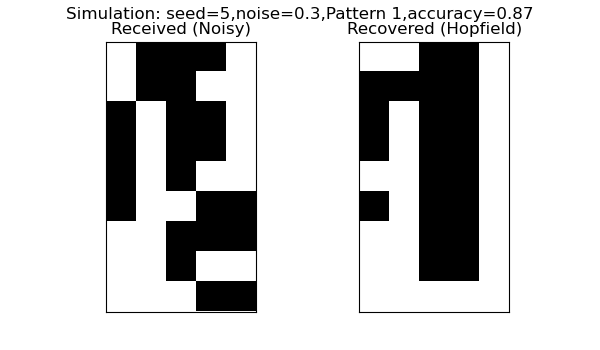
#> input picture hw03/Pseudoinverse/Pseudoinverse_0.3/sim_1.png, 600 x 350 px, found by its file name; its folder holds 4 pictures in this run
$ python picture.py
#> lines starting #> are read from the running program, lines starting #| are printed output that depends on the picture
import os
from PIL import Image

# 設定資料夾路徑和檔名開頭
folder_path = 'Pseudoinverse_0.3'  # 依你實際資料夾修改
filename_prefix = 'sim'  # 例如 "pattern"，依你實際檔案命名修改

# 讀取所有指定開頭的 png 檔，排序
file_list = [f for f in os.listdir(folder_path)
             if f.startswith(filename_prefix) and f.endswith('.png')]
file_list = sorted(file_list)[:12]  # 最多取12張

# 讀入12張圖片
images = [Image.open(os.path.join(folder_path, fname)) for fname in file_list]
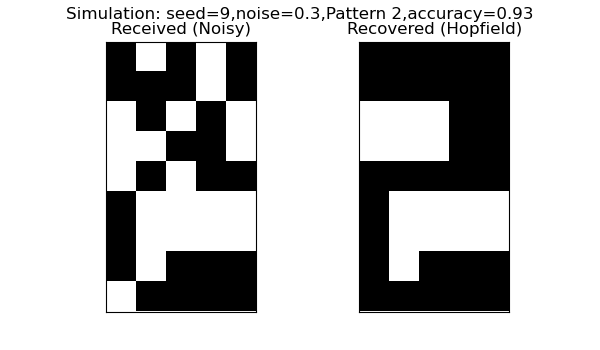
#> input picture hw03/Pseudoinverse/Pseudoinverse_0.3/sim_2.png, 600 x 350 px, found by its file name
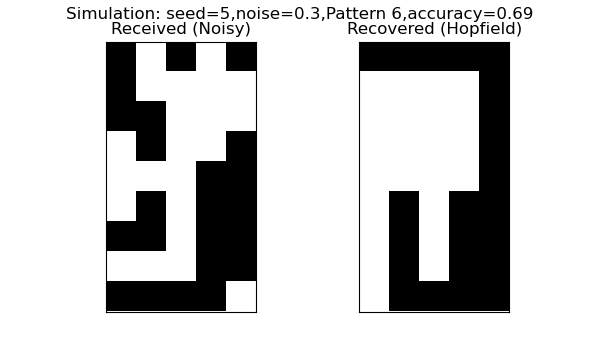
#> input picture hw03/Pseudoinverse/Pseudoinverse_0.3/sim_6.png, 600 x 350 px, found by its file name
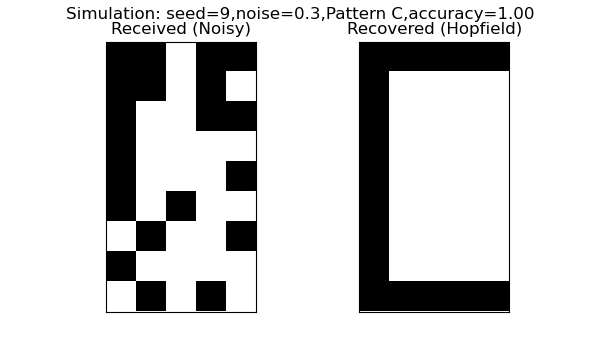
#> input picture hw03/Pseudoinverse/Pseudoinverse_0.3/sim_C.png, 600 x 350 px, found by its file name

# 取得單張圖片大小
img_width, img_height = images[0].size
#> img_width = 600; img_height = 350

# 設定合成圖的尺寸（3 列 4 行）
grid_cols, grid_rows = 3, 4
result_width = img_width * grid_cols
#> result_width = 1800
result_height = img_height * grid_rows
#> result_height = 1400

# 建立空白大圖
result_img = Image.new('RGB', (result_width, result_height), color=(255, 255, 255))
#> result_img: PIL image 1800x1400 RGB; every value is 255

# 貼上每張圖片到對應位置
for idx, img in enumerate(images):
    row = idx // grid_cols
    col = idx % grid_cols
    x = col * img_width
    y = row * img_height
    result_img.paste(img, (x, y))
#> this loop made 4 passes
#> (row, col, x, y) on passes 1 to 4: (0, 0, 0, 0), (0, 1, 600, 0), (0, 2, 1200, 0), (1, 0, 0, 350)
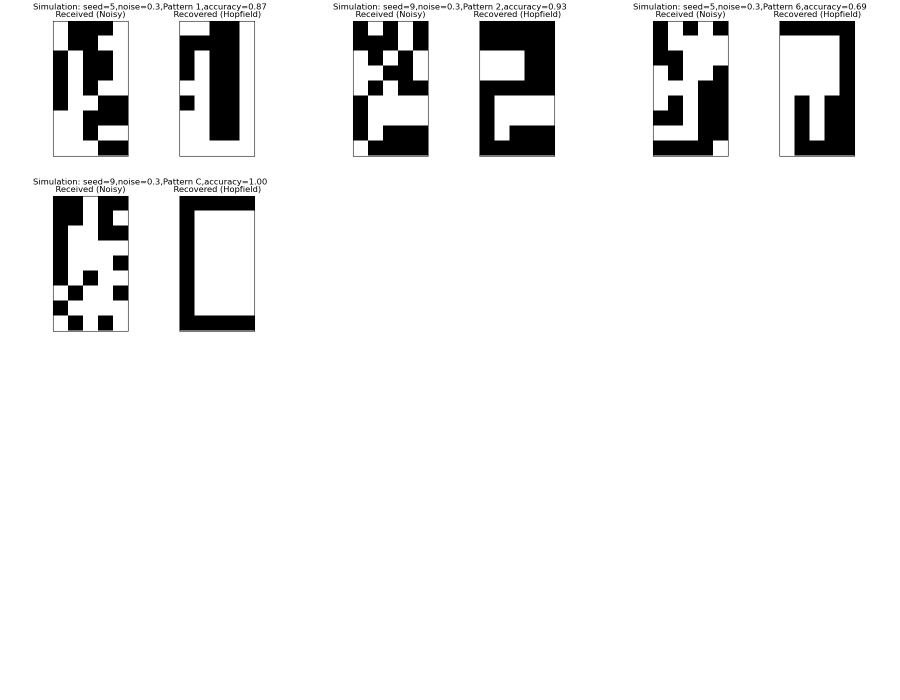
#> result_img: PIL image 1800x1400 RGB (shown at 1/2 size); min 0, max 255, mean 237.3

# 儲存合成結果
result_img.save('combined.png')
print('合成完成：combined.png')
